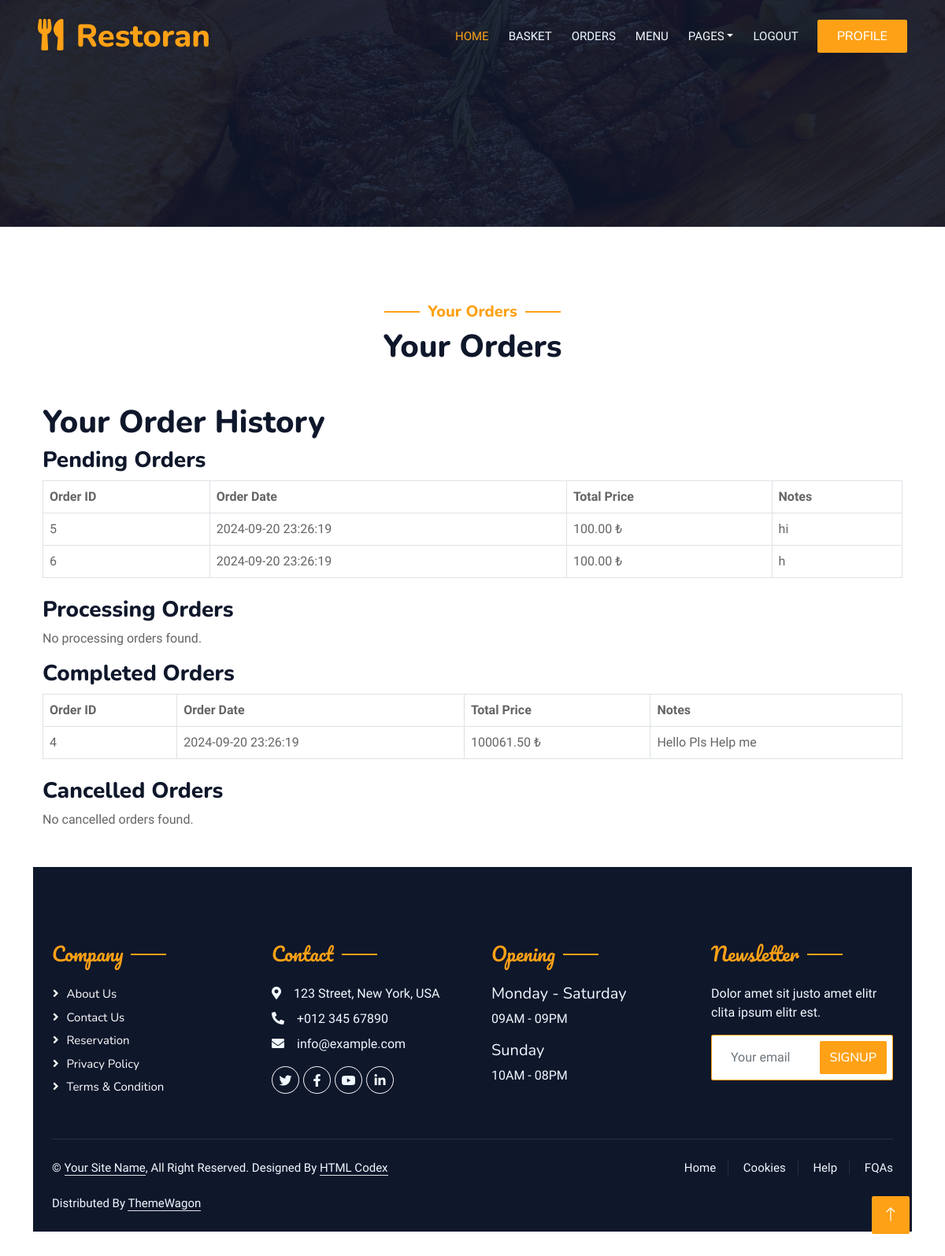
The app's page /php/orderhistory.php (signed in) with its own data.
### tables this page shows
CREATE TABLE orders (
  id int NOT NULL AUTO_INCREMENT,
  user_id int NOT NULL,
  order_date datetime DEFAULT CURRENT_TIMESTAMP,
  total_price decimal(10,2) NOT NULL,
  `status` enum('Pending','Processing','Completed','Cancelled') DEFAULT 'Pending',
  notes text,
  res_id int DEFAULT NULL,
  PRIMARY KEY (id),
  KEY user_id (user_id),
  CONSTRAINT orders_ibfk_1 FOREIGN KEY (user_id) REFERENCES users (id)
);

### php/functions/functions.php (called while the page is built, shortened)
<?php
function getAllOrdersForUser($user_id) {
    include "db.php";
    $query = "SELECT id, order_date, total_price, status, notes FROM orders WHERE user_id = :user_id";
    $statement = $pdo->prepare($query);
    $statement->execute([':user_id' => $user_id]);
    $orders = $statement->fetchAll();
    return $orders;
}
?>

### php/orderhistory.php (the view, shortened to what this page needs)
<?php
include "functions/functions.php";
$user_id = $_SESSION['id'];
$orders = getAllOrdersForUser($user_id);
$statusOrder = ['Pending', 'Processing', 'Completed', 'Cancelled'];
$sortedOrders = [];
foreach ($statusOrder as $status) {
    $sortedOrders[$status] = array_filter($orders, function($order) use ($status) {
        return $order['status'] === $status;
    });
}
?>
<!DOCTYPE html>
<html lang="en">
<head>
    <link href="https://cdnjs.cloudflare.com/ajax/libs/font-awesome/5.10.0/css/all.min.css" rel="stylesheet">
    <link href="https://cdn.jsdelivr.net/npm/bootstrap-icons@1.4.1/font/bootstrap-icons.css" rel="stylesheet">
    <link href="css/bootstrap.min.css" rel="stylesheet">
    <link href="css/style.css" rel="stylesheet">
</head>
<body>
    <div class="container-xxl bg-white p-0">
        <div class="container-xxl position-relative p-0">
            <nav class="navbar navbar-expand-lg navbar-dark bg-dark px-4 px-lg-5 py-3 py-lg-0">
                <a href="index.php" class="navbar-brand p-0">
                    <h1 class="text-primary m-0"><i class="fa fa-utensils me-3"></i>Restoran</h1>
                </a>
                <div class="collapse navbar-collapse" id="navbarCollapse">
                    <div class="navbar-nav ms-auto py-0 pe-4">
                        <a href="index.php" class="nav-item nav-link active">Home</a>
                        <?php if(isset($_SESSION['rolee']) && $_SESSION['rolee'] == "company" ){
                            echo '<a href="myrestaurants.php" class="nav-item nav-link">My Restaurants</a>';
                        } elseif(isset($_SESSION['rolee']) && $_SESSION['rolee'] == "user" ){
                            echo '<a href="basket.php" class="nav-item nav-link">Basket</a>';
                        }else{
                            echo '<a href="about.html" class="nav-item nav-link">About</a>';
                        }?>
                        <?php if(isset($_SESSION['rolee']) && $_SESSION['rolee'] == "company" ){
                     echo '<a href="restaurant.php" class="nav-item nav-link">Add Restaurant</a>';
                    } elseif(isset($_SESSION['rolee']) && $_SESSION['rolee'] == "user" ){
                        echo '<a href="orderhistory.php" class="nav-item nav-link">Orders</a>';
                    }else{
                        echo '<a href="booking.html" class="nav-item nav-link">About</a>';
                    }?>
                        <?php if(isset($_SESSION['rolee']) && $_SESSION['rolee'] == "company" ){
                     echo '';
                    } elseif(isset($_SESSION['rolee']) && $_SESSION['rolee'] == "user" ){
                        echo '<a href="menu.php" class="nav-item nav-link">Menu</a>';
                    }else{
                        echo '';
                    }?>
                        <div class="nav-item dropdown">
                            <a href="#" class="nav-link dropdown-toggle" data-bs-toggle="dropdown">Pages</a>
                        </div>
                        <?php if(isset($_SESSION['username'])){
                     echo '<a href="logout.php" class="nav-item nav-link">LogOut</a>';
                    }?>
                    </div>
                    <?php if(isset($_SESSION['username']) && (isset($_SESSION['rolee']) && !($_SESSION['rolee'] == "admin"))){
                     echo '<a href="profile.php" class="btn btn-primary py-2 px-4">Profile</a>';
                    } elseif(isset($_SESSION['username']) && (isset($_SESSION['rolee']) && ($_SESSION['rolee'] == "admin"))) {
                        echo '<a href="adminpanel.php" class="btn btn-primary py-2 px-4">Admin Panel</a>';
                    }else {
                        echo '<a href="login.php" class="btn btn-primary py-2 px-4">Login</a>';
                    }
                    ?>
                </div>
            </nav>
            <div class="container-xxl py-5 bg-dark hero-header mb-5">
                <div class="container my-5 py-5">
                </div>
            </div>
        </div>
        <div class="container-xxl py-5">
            <div class="container">
                <div class="text-center wow fadeInUp" data-wow-delay="0.1s">
                    <h5 class="section-title text-primary">Your Orders</h5>
                    <h1 class="mb-5">Your Orders</h1>
                </div>
                <div class="container mt-5">
        <h1>Your Order History</h1>
        <?php foreach ($statusOrder as $status): ?>
            <h3><?php echo htmlspecialchars($status); ?> Orders</h3>
            <?php if (empty($sortedOrders[$status])): ?>
                <p>No <?php echo strtolower($status); ?> orders found.</p>
            <?php else: ?>
                <table class="table table-bordered mb-4">
                    <thead>
                        <tr>
                            <th>Order ID</th>
                            <th>Order Date</th>
                            <th>Total Price</th>
                            <th>Notes</th>
                        </tr>
                    </thead>
                    <tbody>
                        <?php foreach ($sortedOrders[$status] as $order): ?>
                            <tr>
                                <td><?php echo htmlspecialchars($order['id']); ?></td>
                                <td><?php echo htmlspecialchars($order['order_date']); ?></td>
                                <td><?php echo htmlspecialchars($order['total_price']); ?> ₺</td>
                                <td><?php echo htmlspecialchars($order['notes']); ?></td>
                            </tr>
                        <?php endforeach; ?>
                    </tbody>
                </table>
            <?php endif; ?>
        <?php endforeach; ?>
    </div>
        <div class="container-fluid bg-dark text-light footer pt-5 mt-5 wow fadeIn" data-wow-delay="0.1s">
            <div class="container py-5">
                <div class="row g-5">
                    <div class="col-lg-3 col-md-6">
                        <h4 class="section-title ff-secondary text-start text-primary fw-normal mb-4">Company</h4>
                        <a class="btn btn-link" href="">About Us</a>
                        <a class="btn btn-link" href="">Contact Us</a>
                        <a class="btn btn-link" href="">Reservation</a>
                        <a class="btn btn-link" href="">Privacy Policy</a>
                        <a class="btn btn-link" href="">Terms & Condition</a>
                    </div>
                    <div class="col-lg-3 col-md-6">
                        <h4 class="section-title ff-secondary text-start text-primary fw-normal mb-4">Contact</h4>
                        <p class="mb-2"><i class="fa fa-map-marker-alt me-3"></i>123 Street, New York, USA</p>
                        <p class="mb-2"><i class="fa fa-phone-alt me-3"></i>+012 345 67890</p>
                        <p class="mb-2"><i class="fa fa-envelope me-3"></i>info@example.com</p>
                        <div class="d-flex pt-2">
                            <a class="btn btn-outline-light btn-social" href=""><i class="fab fa-twitter"></i></a>
                            <a class="btn btn-outline-light btn-social" href=""><i class="fab fa-facebook-f"></i></a>
                            <a class="btn btn-outline-light btn-social" href=""><i class="fab fa-youtube"></i></a>
                            <a class="btn btn-outline-light btn-social" href=""><i class="fab fa-linkedin-in"></i></a>
                        </div>
                    </div>
                    <div class="col-lg-3 col-md-6">
                        <h4 class="section-title ff-secondary text-start text-primary fw-normal mb-4">Opening</h4>
                        <h5 class="text-light fw-normal">Monday - Saturday</h5>
                        <p>09AM - 09PM</p>
                        <h5 class="text-light fw-normal">Sunday</h5>
                        <p>10AM - 08PM</p>
                    </div>
                    <div class="col-lg-3 col-md-6">
                        <h4 class="section-title ff-secondary text-start text-primary fw-normal mb-4">Newsletter</h4>
                        <p>Dolor amet sit justo amet elitr clita ipsum elitr est.</p>
                        <div class="position-relative mx-auto" style="max-width: 400px;">
                            <input class="form-control border-primary w-100 py-3 ps-4 pe-5" type="text" placeholder="Your email">
                            <button type="button" class="btn btn-primary py-2 position-absolute top-0 end-0 mt-2 me-2">SignUp</button>
                        </div>
                    </div>
                </div>
            </div>
            <div class="container">
                <div class="copyright">
                    <div class="row">
                        <div class="col-md-6 text-center text-md-start mb-3 mb-md-0">
                            &copy; <a class="border-bottom" href="#">Your Site Name</a>, All Right Reserved.
							Designed By <a class="border-bottom" href="https://htmlcodex.com">HTML Codex</a><br><br>
                            Distributed By <a class="border-bottom" href="https://themewagon.com" target="_blank">ThemeWagon</a>
                        </div>
                        <div class="col-md-6 text-center text-md-end">
                            <div class="footer-menu">
                                <a href="">Home</a>
                                <a href="">Cookies</a>
                                <a href="">Help</a>
                                <a href="">FQAs</a>
                            </div>
                        </div>
                    </div>
                </div>
            </div>
        </div>
        <a href="#" class="btn btn-lg btn-primary btn-lg-square back-to-top"><i class="bi bi-arrow-up"></i></a>
    </div>
</body>
</html>

### php/css/style.css (style rules this page uses)
:root { --primary: #FEA116; --light: #F1F8FF; --dark: #0F172B; }
.ff-secondary { font-family: 'Pacifico', cursive; }
.back-to-top { position: fixed; display: none; right: 45px; bottom: 45px; z-index: 99; }
.btn { font-family: 'Nunito', sans-serif; font-weight: 500; text-transform: uppercase; transition: .5s; }
.btn.btn-primary, .btn.btn-secondary { color: #FFFFFF; }
.btn-lg-square { width: 48px; height: 48px; }
.btn-square, .btn-sm-square, .btn-lg-square { padding: 0; display: flex; align-items: center; justify-content: center; font-weight: normal; border-radius: 2px; }
.navbar-dark .navbar-nav .nav-link { position: relative; margin-left: 25px; padding: 35px 0; font-size: 15px; color: var(--light) !important; text-transform: uppercase; font-weight: 500; outline: none; transition: .5s; }
.navbar-dark .navbar-nav .nav-link:hover, .navbar-dark .navbar-nav .nav-link.active { color: var(--primary) !important; }
@media (min-width: 992px) { .navbar-dark { position: absolute; width: 100%; top: 0; left: 0; z-index: 999; background: transparent !important; } }
.hero-header { background: linear-gradient(rgba(15, 23, 43, .9), rgba(15, 23, 43, .9)), url(../img/bg-hero.jpg); background-position: center center; background-repeat: no-repeat; background-size: cover; }
.section-title { position: relative; display: inline-block; }
.section-title::before { position: absolute; content: ""; width: 45px; height: 2px; top: 50%; left: -55px; margin-top: -1px; background: var(--primary); }
.section-title::after { position: absolute; content: ""; width: 45px; height: 2px; top: 50%; right: -55px; margin-top: -1px; background: var(--primary); }
.section-title.text-start::before, .section-title.text-end::after { display: none; }
.footer .btn.btn-social { margin-right: 5px; width: 35px; height: 35px; display: flex; align-items: center; justify-content: center; color: var(--light); border: 1px solid #FFFFFF; border-radius: 35px; transition: .3s; }
.footer .btn.btn-link { display: block; margin-bottom: 5px; padding: 0; text-align: left; color: #FFFFFF; font-size: 15px; font-weight: normal; text-transform: capitalize; transition: .3s; }
.footer .btn.btn-link::before { position: relative; content: "\f105"; font-family: "Font Awesome 5 Free"; font-weight: 900; margin-right: 10px; }
.footer .copyright { padding: 25px 0; font-size: 15px; border-top: 1px solid rgba(256, 256, 256, .1); }
.footer .copyright a { color: var(--light); }
.footer .footer-menu a { margin-right: 15px; padding-right: 15px; border-right: 1px solid rgba(255, 255, 255, .1); }
.footer .footer-menu a:last-child { margin-right: 0; padding-right: 0; border-right: none; }

### records on screen
orders: id "5", order_date "2024-09-20 23:26:19", total_price "100.00", notes "hi"
orders: id "6", order_date "2024-09-20 23:26:19", total_price "100.00", notes "h"
orders: id "4", order_date "2024-09-20 23:26:19", total_price "100061.50", notes "Hello Pls Help me"

### other values on screen
$status "Pending"
$status "Processing"
$status "processing"
$status "Completed"
$status "Cancelled"
$status "cancelled"
